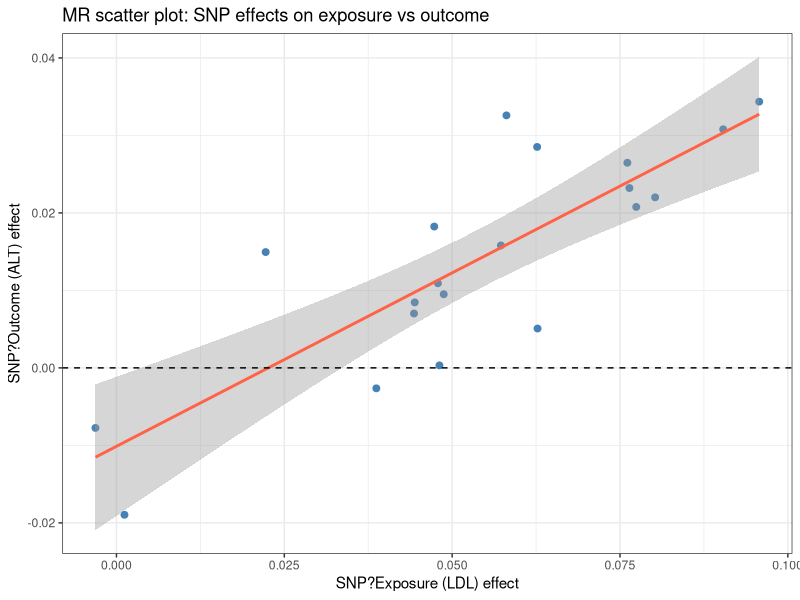

Source code (R):
## ---- chunk 1
#| include: false
#| eval: true
library(tidyverse)
library(broom)
## ---- chunk 2
set.seed(2024)
n <- 5000

# Simulate genetic score (standardised polygenic score for LDL)
G <- rbinom(n, 2, 0.3)          # 0/1/2 copies of effect allele

# Simulate confounder (BMI) ? NOT associated with G (by Mendel's laws)
BMI <- rnorm(n, 25, 4)

# LDL causally affected by G and BMI
LDL <- 0.8 * G + 0.4 * BMI + rnorm(n, 0, 1.5)

# ALT: true causal effect of LDL = 0.3; also affected by BMI (confounder)
ALT <- 0.3 * LDL + 0.5 * BMI + rnorm(n, 0, 2)

sim <- tibble(G, BMI, LDL, ALT)
## ---- chunk 3
# OLS is biased because BMI confounds LDL-ALT association
fit_ols <- lm(ALT ~ LDL, data = sim)
tidy(fit_ols, conf.int = TRUE) %>% filter(term == "LDL")
## ---- chunk 4
# First stage: SNP ? LDL (relevance check)
fit_z_x <- lm(LDL ~ G, data = sim)
beta_zx  <- coef(fit_z_x)["G"]
se_zx    <- summary(fit_z_x)$coefficients["G", "Std. Error"]
f_stat   <- (beta_zx / se_zx)^2
cat("First-stage F-statistic:", round(f_stat, 1), "\n")

# Reduced form: SNP ? ALT
fit_z_y <- lm(ALT ~ G, data = sim)
beta_zy  <- coef(fit_z_y)["G"]
se_zy    <- summary(fit_z_y)$coefficients["G", "Std. Error"]

# Wald ratio
beta_mr <- beta_zy / beta_zx
se_mr   <- se_zy / abs(beta_zx)     # delta method (approximate)

cat("Wald ratio MR estimate:", round(beta_mr, 3),
    "| SE:", round(se_mr, 3),
    "| 95% CI: (", round(beta_mr - 1.96 * se_mr, 3), ",",
    round(beta_mr + 1.96 * se_mr, 3), ")\n")
cat("True causal effect: 0.3\n")
## ---- chunk 5
library(AER)   # ivreg()
fit_iv <- ivreg(ALT ~ LDL | G, data = sim)
tidy(fit_iv, conf.int = TRUE) %>% filter(term == "LDL")
## ---- chunk 6
# Simulated scatter plot: SNP effects on exposure vs outcome
set.seed(42)
n_snps  <- 20
beta_x  <- rnorm(n_snps, 0.05, 0.02)        # SNP-LDL effects
beta_y  <- 0.3 * beta_x + rnorm(n_snps, 0, 0.008)  # SNP-outcome (no pleiotropy)

tibble(beta_x, beta_y) %>%
  ggplot(aes(x = beta_x, y = beta_y)) +
  geom_point(size = 2, color = "steelblue") +
  geom_smooth(method = "lm", se = TRUE, color = "tomato") +
  geom_hline(yintercept = 0, linetype = "dashed") +
  labs(title = "MR scatter plot: SNP effects on exposure vs outcome",
       x = "SNP?Exposure (LDL) effect",
       y = "SNP?Outcome (ALT) effect") +
  theme_bw()
## ---- chunk 7
fit1 <- lm(LDL ~ G, data = sim)
f    <- summary(fit1)$fstatistic["value"]
cat("F-statistic:", round(f, 1), "? strong if > 10\n")

# Weak instrument
G_weak  <- rbinom(nrow(sim), 2, 0.05)
LDL_alt <- 0.1 * G_weak + 0.4 * sim$BMI + rnorm(nrow(sim), 0, 1.5)
fit_weak <- lm(LDL_alt ~ G_weak)
cat("Weak instrument F:", round(summary(fit_weak)$fstatistic["value"], 1), "\n")
## ---- chunk 8
ALT_p <- 0.3 * sim$LDL + 0.5 * sim$BMI + 0.4 * sim$G + rnorm(nrow(sim), 0, 2)

# SNP-outcome (includes direct path)
beta_zy_p <- coef(lm(ALT_p ~ sim$G))["sim$G"]
wald_p    <- beta_zy_p / beta_zx

cat("True causal effect: 0.3\n")
cat("Wald ratio with pleiotropy:", round(wald_p, 3), "\n")
# Biased upward because SNP -> ALT directly inflates beta_zy
